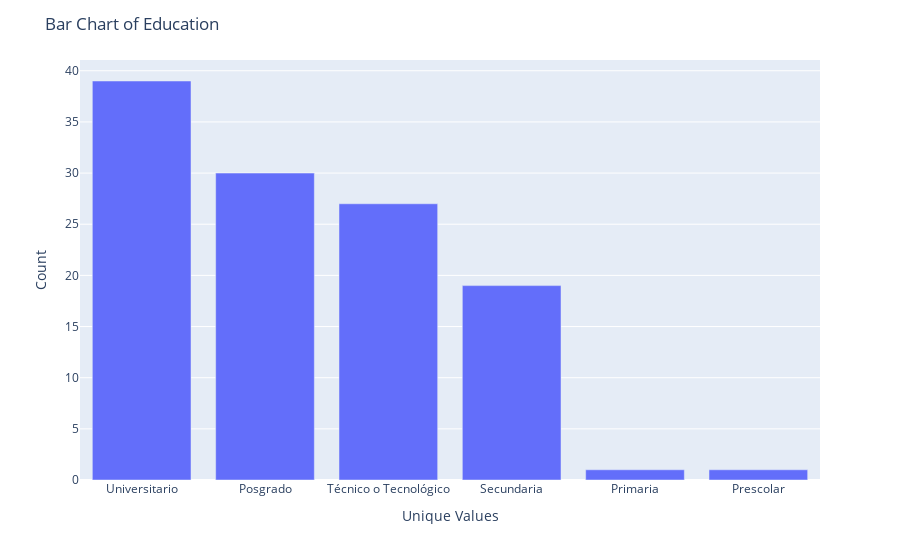

Notebook code for this chart:
### Markdown cell above
## Column EDuc: Education

### Code cell
temp_value_counts(cali_df, 'EDuc')
create_bar_chart(cali_df, 'EDuc', 'education', 'Education', output_folders[1])

### Figure 1 — Plotly figure (JSON) as saved in the notebook; plotly's stock layout.template omitted (floating-point values rounded to 4 significant figures)
{"data": [{"alignmentgroup": "True", "hovertemplate": "x=%{x}<br>y=%{y}<extra></extra>", "legendgroup": "", "marker": {"color": "#636efa", "pattern": {"shape": ""}}, "name": "", "offsetgroup": "", "orientation": "v", "showlegend": false, "textposition": "auto", "type": "bar", "x": ["Universitario", "Posgrado", "Técnico o Tecnológico", "Secundaria", "Primaria", "Prescolar"], "xaxis": "x", "y": [39, 30, 27, 19, 1, 1], "yaxis": "y"}], "layout": {"barmode": "relative", "legend": {"tracegroupgap": 0}, "margin": {"t": 60}, "title": {"text": "Bar Chart of Education"}, "xaxis": {"anchor": "y", "domain": [0, 1], "title": {"text": "Unique Values"}}, "yaxis": {"anchor": "x", "domain": [0, 1], "title": {"text": "Count"}}}}
